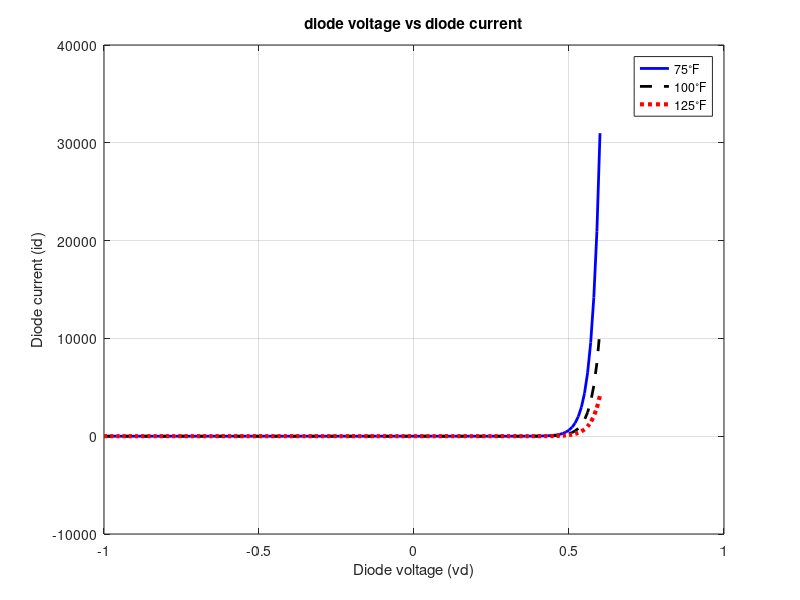

MATLAB code to generate this figure:
clc;clear all;
close all;
i0=2.0e-6;
k=1.38e-23;
q=1.603e-19;
vd=-1.0:0.01:0.6;
temp_f=[75,100,125];
   for ii= 1:length(temp_f)
    temp_k=(5/9)*(temp_f(ii)-32)+273.15;
    id=i0.*(exp((q*vd)/(k*temp_k))-1);
    if ii==1
        plot(vd,id,'b-','linewidth',2);
        hold on;
    elseif ii==2
        plot(vd,id,'k--','linewidth',2);
    elseif ii==3
        plot(vd,id,'r:','linewidth',3);
    hold off;
    end
   end
    legend('75^{\circ}F','100^{\circ}F', '125^{\circ}F')
    grid on;
    title('diode voltage vs diode current');
    xlabel('Diode voltage (vd)');
    ylabel('Diode current (id)');
    grid on
    
    
    